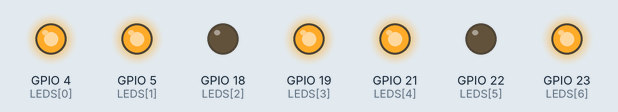
The program below on a simulated ESP32. On the bench: output pins drawn as LEDs (lit = HIGH).

Above: at 0.15 s.
At 0.75 s:
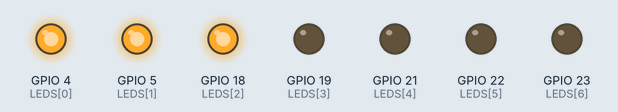
At 1.35 s:
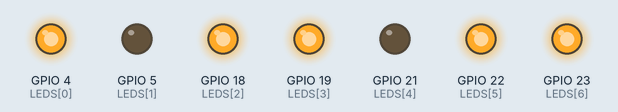
At 2.55 s:
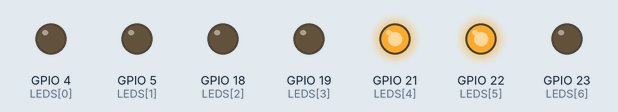
At 5.25 s:
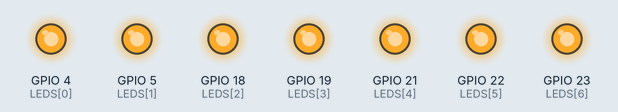
At 10.5 s:
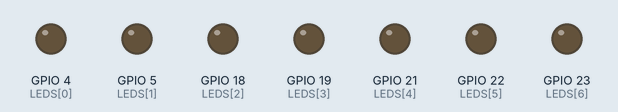
Timing chart, 0 to 14.0 s (numbered marks = the images above):
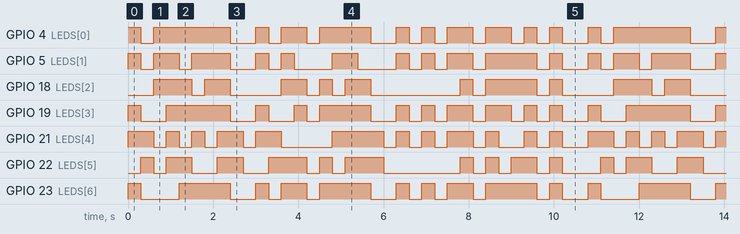

The program:

main.cpp
```cpp
/*DECLARACIONES
#include <Arduino.h>

//DEFINICIONES
//definimos los pines que se usarán para los segmentos del display
int LEDS[]={4,5,18,19,21,22,23};
int i=0; //variable global i

//CONFIGURACIONES
void setup() {
  for (i=0; i<7; i++){
    pinMode(LEDS[i], OUTPUT);
  }
}

//BUCLE PRINCIPAL
void loop() {
  for (i=0; i<7; i++){ //iterar del 0 al 6
    digitalWrite(LEDS[i], HIGH); //definir el pin correspondiente en estado alto
    delay(500); //retraso de 100ms
     digitalWrite(LEDS[i], LOW);
     //delay(10);
  }

  delay(500); //esperar medio segundo

 /* for (i=0; i<7; i++){ //iterar del 0 al 6
    digitalWrite(LEDS[i], LOW); //definir el pin correspondiente en estado bajo
    delay(200);
  }
  delay(5);
}*/


//DECLARACIONES
#include <Arduino.h>

//DEFINICIONES
//definimos los pines que se usarán para los segmentos del display
//int LEDS[]={23,22,21,19,18,5,4};
int LEDS[] = {4,5,18,19,21,22,23};
int i,j=0; //variable global i
int valor=0; //variable global para compartir valores
                          //a b c d e f g
int arreglo[36][7] = {    { 1,1,0,1,1,0,1 },    // 2
                          { 0,0,0,0,1,1,0 },    // 1
                          { 1,1,1,0,0,0,0 },    // 7
                          { 1,1,1,1,1,1,0 },    // 0
                          { 1,0,1,1,0,1,1 },    // 5
                          { 1,1,0,1,1,0,1 },    // 2
                          { 1,1,1,1,0,0,1 },    // 3
                          { 1,1,1,1,1,1,1 },    // 8
                          { 0,0,0,0,1,1,0 },    // 1
                          { 0,0,0,0,0,0,0 },    // espacio
                          { 1,1,0,1,1,0,1 },    // 2
                          { 0,0,0,0,1,1,0 },    // 1
                          { 1,1,1,0,0,1,1 },    // 9
                          { 1,0,1,1,0,1,1 },    // 5
                          { 0,0,0,0,0,0,0 },    // espacio
                          { 1,0,1,1,0,1,1 },    // 5
                          { 1,1,0,1,1,0,1 },    // 2
                          { 1,1,1,1,1,1,1 },    // 8
                          { 1,0,1,1,1,1,1 },    // 6
                          { 0,0,0,0,1,1,0 },    // 1
                          { 0,0,0,0,0,0,0 },    // espacio
                          { 1,1,0,1,1,0,1 },    // 2
                          { 0,0,0,0,0,0,0 },    // espacio
                          { 1,1,0,1,1,0,1 },    // 2
                          { 0,0,0,0,0,0,0 },    // espacio
                          { 1,1,0,1,1,0,1 },    // 2
                          { 1,1,1,1,1,1,1 },    // 8
                          { 0,0,0,0,0,0,0 },    // espacio
                          { 1,1,1,1,1,1,1 },    // 8
                          { 1,1,1,1,0,0,1 },    // 3
                          { 0,1,1,0,0,1,1 },    // 4
                          { 1,1,1,1,1,1,1 },    // 8
                          { 0,0,0,0,0,0,0 },    // espacio
                          { 1,1,1,1,1,1,1 },    // 8
                          { 0,0,0,0,0,0,0 }};    // espacio


//FUNCIONES
void escribirNumero(int valor){
  for (j=0; j<7; j++){
    //recorrer cada pin y asignarle los valores correspondientes
    digitalWrite(LEDS[j], arreglo[valor][j]);
    //delay (50);
   //for (int a =0; a<7; a++){ //iterar del 0 al 6
    //digitalWrite(LEDS[j], HIGH); //definir el pin correspondiente en estado alto
    //delay(100); //retraso de 100ms
   //digitalWrite(LEDS[j], LOW); //definir el pin correspondiente en estado alto
    //delay(50); //retraso de 100ms
   }//delay(500);
  }


//CONFIGURACIONES
void setup() {
  for (i=0; i<7; i++){
    //recorrer cada pin y configurarlo como salida
    pinMode(LEDS[i], OUTPUT);
    //delay(500);
  }
}

void loop() {
  for (i=0; i<36; i++){
    //ir mostrando el valor del numero "i" en el display
    escribirNumero(i);
    delay(300);
  }
}


/* DECLARACIONES
#include <Arduino.h>

// DEFINICIONES
// Definimos los pines que se usarán para los segmentos del display
int LEDS[] = {15, 2, 4, 16, 17, 5, 18, 19, 21, 22, 23, 34, 35, 32};

// Arreglo de patrones para representar caracteres en el display
int arreglo[][14] = {
  //  a  b  c  d  e  f  g  h  i  j  k  l  m  n
  {  1, 0, 0, 0, 0, 0, 0, 0, 0, 0, 0, 0, 0, 0 } ,
  {  1, 0, 0, 1, 0, 0, 0, 0, 0, 1, 0, 0, 1, 0 },  // I
  {  1, 0, 1, 1, 0, 1, 1, 1, 0, 0, 0, 0, 0, 0 },  // S
  {  0, 0, 1, 0, 0, 0, 0, 0, 1, 1, 1, 1, 1, 1 },  // A
  {  1, 1, 1, 1, 1, 1, 1, 1, 1, 1, 1, 1, 1, 1 },  // (Espacio)
  {  0, 1, 1, 1, 0, 0, 0, 1, 1, 1, 1, 1, 1, 1 },  // F
  {  0, 1, 1, 0, 0, 0, 0, 1, 1, 1, 1, 1, 1, 1 },  // E
  {  0, 0, 1, 1, 0, 0, 0, 0, 1, 1, 1, 0, 1, 1 },  // R
  {  1, 1, 1, 1, 1, 1, 1, 1, 1, 1, 1, 1, 1, 1 },  // (Espacio)
  {  1, 0, 0, 0, 0, 0, 1, 1, 1, 1, 1, 1, 1, 1 },  // V
  {  0, 1, 1, 0, 1, 1, 1, 1, 1, 0, 1, 1, 0, 1 },  // I
  {  0, 0, 0, 0, 0, 0, 1, 1, 1, 1, 1, 1, 1, 1 },  // O
  {  1, 1, 1, 0, 0, 0, 1, 1, 1, 1, 1, 1, 1, 1 },  // L
  {  0, 1, 1, 0, 0, 0, 0, 1, 1, 1, 1, 1, 1, 1 },  // E
  {  0, 1, 1, 1, 1, 1, 1, 1, 1, 0, 1, 1, 0, 1 },  // T
  {  0, 0, 1, 0, 0, 0, 0, 0, 1, 1, 1, 1, 1, 1 },  // A
  {  1, 1, 1, 1, 1, 1, 1, 1, 1, 1, 1, 1, 1, 1 }   // (Espacio)
};

// FUNCIONES
void escribirNumero(int valor) {
  for (int j = 0; j < 14; j++) {
    // Para un display de cátodo común:
    // - Encender segmento: HIGH
    // - Apagar segmento: LOW
    digitalWrite(LEDS[j], (valor == -1 || arreglo[valor][j] == 0) ? LOW : HIGH);
  }
}

void parpadearNumero(int valor, int repeticiones, int tiempo) {
  for (int k = 0; k < repeticiones; k++) {
    escribirNumero(valor);  // Encender el número
    delay(tiempo);          // Espera corta
    escribirNumero(-1);     // Apagar el número
    delay(tiempo);          // Espera corta
  }
}

// CONFIGURACIONES
void setup() {
  for (int i = 0; i < 14; i++) {  // Configurar todos los pines como salida
    pinMode(LEDS[i], OUTPUT);
  }
}

void loop() {
  for (int i = 0; i < 16; i++) {
    parpadearNumero(i, 5, 500); // Parpadea cada número 5 veces con un total de 500 ms
    delay(500); // Espera más larga entre cada número (500 ms)
  }
}  */
```

Measured:
- by itself, GPIO 4 (LEDS[0]), GPIO 5 (LEDS[1]), GPIO 19 (LEDS[3]), GPIO 21 (LEDS[4]): moves between LOW and HIGH, repeating every 10.8 s
- by itself, GPIO 18 (LEDS[2]): repeats every 10.8 s: LOW 0.30 s, HIGH 0.60 s, LOW 1.2 s, HIGH 0.60 s, LOW 0.30 s, HIGH 0.30 s, LOW 0.30 s, HIGH 0.60 s, LOW 2.1 s, HIGH 0.30 s, LOW 0.30 s, HIGH 1.2 s, LOW 0.30 s, HIGH 0.30 s, LOW 1.2 s, HIGH 0.90 s
- by itself, GPIO 22 (LEDS[5]): repeats every 10.8 s: LOW 0.30 s, 2 × (HIGH 0.60 s, LOW 0.60 s), HIGH 0.90 s, LOW 0.30 s, HIGH 0.30 s, LOW 0.30 s, HIGH 0.90 s, LOW 1.8 s, 2 × (HIGH 0.30 s, LOW 0.30 s), HIGH 0.60 s, LOW 0.30 s, HIGH 0.30 s, LOW 0.90 s, HIGH 0.30 s
